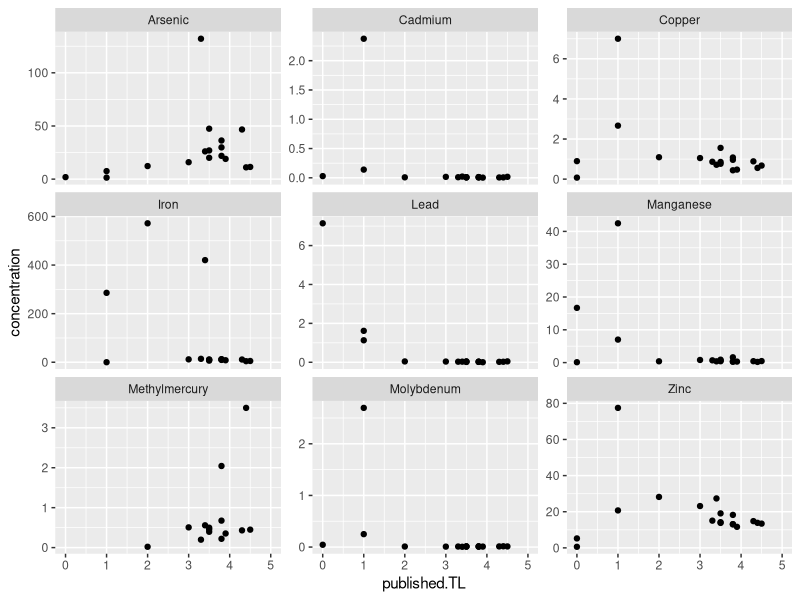

Write R code to recreate this figure. (Note: this script raises an error after producing the figure.)

library(ggplot2)
library(tidyverse)


##############################
###  Popular ggPlot theme  ###
############################## 
themeo <-theme_classic()+
  theme(strip.background = element_blank(),
        axis.line = element_blank(),
        axis.text.x = element_text(margin = margin( 0.2, unit = "cm")),
        axis.text.y = element_text(margin = margin(c(1, 0.2), unit = "cm")),
        axis.ticks.length=unit(-0.1, "cm"),
        panel.border = element_rect(colour = "black", fill=NA, size=.5),
        legend.title=element_blank(),
        strip.text=element_text(hjust=0) )

# set working directory and read in csv
setwd('/Users/tgagne/heavy_metal_birds/data') # running from Tylers computer
conc_comp <- read.csv('concentration_compilation.csv', na.strings = '-') %>%  # read in the reference from which environmental 
  # concentrations where scraped
  filter(reference == "Gain_2016" ) %>% # Cambell 2005 in this case is Baffin Bay pelagic study
  mutate(published.TL = if_else(Latin.name == "water",0, published.TL)) %>% 
  mutate(published.TL = if_else(Latin.name == "sediment",0, published.TL)) %>% 
  mutate(published.TL = if_else(published.TL  %>% is.na(),Sealife.TL, published.TL)) %>% 
  drop_na(concentration, published.TL)    # drop any NAs in the concentration data
# look at it quick
str(conc_comp)
ggplot(conc_comp,aes(x = published.TL,y = concentration))+
  geom_point()+
  facet_wrap(~Metal, scales = "free_y")+
  scale_x_continuous(limits = c(0,5))

par(mfrow = c(4,4))                                # Establish the plotting frame                    
metals <- droplevels(conc_comp$Metal) %>% levels() # What metals are in that reference,  build a vector
cambell_lookup <- NULL                             # empty dataframe to put in complete TTC lookup data

for(e in 1:length(metals)){   # i.e. : for each metal, do this:
  
  # subset on the TL and concentration data for a single metal as an x and a y vector and combine in to a data.frame
  x_base = subset(conc_comp, Metal == metals[e])[,"published.TL"]
  y_base = subset(conc_comp, Metal == metals[e])[,"concentration"]
  df <- data.frame(x = x_base,y = y_base)
  
  # fit 3 degree spline to raw concentration data
  spline_mod <- smooth.spline(df$x, df$y, df = 3)
  prediction <- predict(object = spline_mod, x = seq(0,5,by = 0.01))
  
  # plot this data, raw and predicted
  plot(df$x, df$y, xlab = "trophic position", ylab = "concentration (ppm)",pch = 20, xlim = c(0,5), main = metals[e])
  lines(prediction)
  
  # obtain 0 intercept of the model
  mod_intercept <- as.data.frame(prediction)[1,2]
  mod_intercept
  
  # Because baseline concentration cannot be below 0 if recorded in tissues at any concentration, then correct here
  # We need to settle on an approach in order to address intercept, i.e. envrionmental concentration approximation
  # I've currently settled on:
  mod_intercept <- ifelse(mod_intercept <= 0,min(df$y)+mad(df$y), mod_intercept)
  # The above script assumes the y-intercept as the minimum value observed plus the median absolute deviation.
  # This is akin to minimum plus one standard deviation. Though MAD is robust to extreme values.
  # The justification of this decision is such that we avoid overestimating biomagnification due to extremely low values
  # of concentration in a particular tissue from the reference study.
  
  # correct the concentration data given the intercepts, modeled vs real
  # this converts the concentrations to multipliers (TTC) given that we know (modeled) the environmental level i.e. TP = 0
  mod_corrected_TTC <- df$y / mod_intercept
  
  # Add at TTC of 1 at 0, i.e. environmental TTC = 1, no multiplier
  x <- c(0,df$x)
  y <- c(1,mod_corrected_TTC)
  
  # establish a weighting vector for the spline model
  # This vector anchors the spline at (0,1), while allowing for flexibility in all values of x > 0
  weights <- seq(1,1, length.out = length(x))
  weights[1] <- 1000
  
  # fit a spline to the derived TTCs while respective of the weighting vector
  est_mod <- smooth.spline(x, y, df = 3, w = weights) 
  # predict across the whole range of trophic positions, from TP = 0 - 5
  est_prediction <- predict(object = est_mod, x = seq(0,5,by = 0.01)) %>% as.data.frame()
  
  # Plot it with raw TTC underneath modeled TTCs
  plot(x, y, pch = 20, ylab = "transfer coefficient", xlab = "trophic position", xlim = c(0,5))
  lines(est_prediction)
  # make a dataframe of predicted TTCs
  metal_lookup <- data.frame(tp_med = est_prediction$x,ttc = est_prediction$y,metal = metals[e])
  # bind this to the data frame of other metals
  cambell_lookup <- rbind(metal_lookup,cambell_lookup)
  
}

#cambell_lookup$tp_med <- as.factor(cambell_lookup$tp_med)
# match these lookup metals to our data
#levels(joined_all$metal) # What want 
#[1] "Arsenic"    "Cadmium"    "Copper"     "Iron"       "Lead"       "Manganese"  "Mercury"    "Molybdenum" "Zinc"  

levels(cambell_lookup$metal)
#[1] "Zinc"          "Molybdenum"    "Methylmercury" "Manganese"     "Lead"          "Copper"        "Cadmium"       "Arsenic" 
cambell_lookup$metal <- plyr::revalue(cambell_lookup$metal, c("Methylmercury"="Mercury"))

cambell_lookup <- rbind(cambell_lookup,Fe)
cambell_lookup$metal <- as.character( cambell_lookup$metal ) %>% as.factor() # reorder alphabetically

# below zero adjustment methods
# two approaches:
# 
# 1: simply convert any TTC below 0, to 0
#cambell_lookup$ttc <- ifelse( cambell_lookup$ttc <= 0, 0,  cambell_lookup$ttc)

# 2: Standardize all biolution TTCs from 1 to -Inf to 1 to 0.
range01 <- function(x){(x-min(x))/(max(x)-min(x))}
cambell_lookup$ttc[cambell_lookup$ttc <= 1] <- range01(cambell_lookup$ttc[cambell_lookup$ttc <= 1])

# write.csv(cambell_lookup,"Gain_TTC.csv", row.names = F)


# correction shows what 1 ppm at base would look like at various TPs
b <- ggplot(cambell_lookup, aes(as.numeric(as.character(tp_med)), ttc*1  ))+ 
  geom_line()+
  geom_hline(yintercept = 1, lty = "dashed")+
  facet_wrap(~metal, scales = "free_y", ncol = 1)+
  themeo

b + annotate("rect",
             xmin = min(as.numeric(as.character(joined_all$tp_med)), na.rm = T), 
             xmax = max(as.numeric(as.character(joined_all$tp_med)), na.rm = T), 
             ymin = -Inf, 
             ymax = Inf, 
             alpha = .5)+
  facet_wrap(~metal, ncol = 2, scales = "free_y")+
  labs(title = "Trophic transfer of an environment level of 1 ppm", 
       y = "parts per million", 
       x = "trophic position")

# Overlay Figure
# paper figure 2
# correction shows what 1ppm at base would look like at various TPs
ggplot(cambell_lookup, aes(as.numeric(as.character(tp_med)), ttc*1, color = metal))+ 
  geom_line(size = 5, alpha = .6)+
  geom_hline(yintercept = 1, lty = "dashed")+
  labs(title = "Trophic transfer of an environment level of 1 ppm",
       x = "trophic position", y = "ppm")+
  annotate("rect",
           #xmin = min(as.numeric(as.character(joined_all$tp_med)), na.rm = T), 
           #xmax = max(as.numeric(as.character(joined_all$tp_med)), na.rm = T), 
           xmin = 3.5,
           xmax = 4.5,
           ymin = -Inf, 
           ymax = Inf, 
           alpha = .5) +
  #annotate("text", x = .2, y = 0, label = "Biodilution", size = 15, hjust = 0, alpha = .25)+
  #annotate("text", x = .2, y = 2, label = "Biomagnification", size = 15, hjust = 0, alpha = .25)+
  annotate("text", x = 4.9, y = .8, label = "italic('Biodilution')", size = 3, hjust = 1, alpha = .5, parse = T)+
  annotate("text", x = 4.9, y = 1.2, label = "italic('Biomagnification')", size = 3, hjust = 1, alpha = .5, parse = T)+
  annotate("text", x = 0, y = 8, label = "italic('Gain et al. 2016')", size = 3, hjust = 0, alpha = .5, parse = T)+
  annotate("text", 
           x =  mean(as.numeric(as.character(joined_all$tp_med)), na.rm = T), 
           y = 5, vjust = 0,
           label = "seabird trophic range", 
           size = 4, hjust = 0, alpha = 1, angle = 90, color = "white")+
  scale_x_continuous(expand = c(0,0), limits = c(-0.2,5))+
  # scale_y_continuous( limits = c(-.1,8.1), expand = c(0,0) )+
  scale_color_brewer(palette = "Paired")+
  scale_y_continuous(breaks = c(0,.2,.4,.6,.8,1,2,3,4,5,6,7,8,9,10) )+
  themeo +
  theme(legend.position = c(0.25, 0.65)
        # , text=element_text(size=16, family="Calibri")
  )+
  guides(color=guide_legend(ncol=2))


